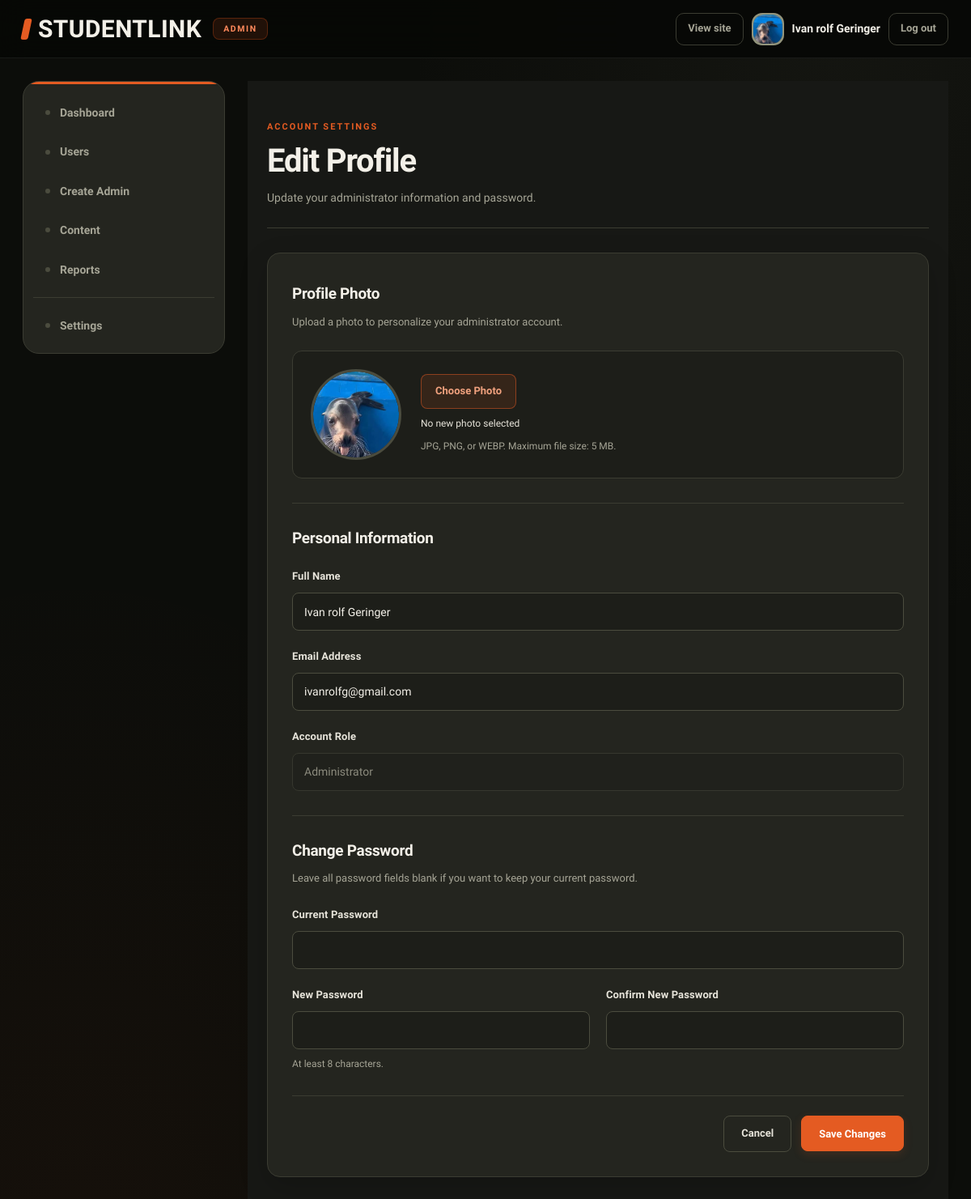
The app's page /admin/settings-edit.php (signed in) with its own data.
### tables this page shows
CREATE TABLE `users` (
  `id` int(10) UNSIGNED NOT NULL,
  `full_name` varchar(100) NOT NULL,
  `email` varchar(150) NOT NULL,
  `password_hash` varchar(255) DEFAULT NULL,
  `google_id` varchar(64) DEFAULT NULL,
  `course` varchar(50) DEFAULT NULL,
  `year_level` varchar(20) DEFAULT NULL,
  `about` text DEFAULT NULL,
  `skills` varchar(255) DEFAULT NULL,
  `photo_path` varchar(255) DEFAULT NULL,
  `role` enum('student','admin') NOT NULL DEFAULT 'student',
  `status` enum('Active','Suspended') NOT NULL DEFAULT 'Active',
  `created_at` timestamp NOT NULL DEFAULT current_timestamp()
);

### includes/functions.php (called while the page is built, shortened)
<?php
function e($v) {
    return htmlspecialchars((string)$v, ENT_QUOTES, 'UTF-8');
}

### admin/settings-edit.php (the view, shortened to what this page needs)
<?php
require_once __DIR__ . '/../db_connect.php';
require_once __DIR__ . '/../includes/functions.php';
$adminId = (int) $_SESSION['user_id'];
$stmt = $conn->prepare("
    SELECT id, full_name, email, password_hash, role, status, photo_path
    FROM users
    WHERE id = ?
    LIMIT 1
");
$stmt->bind_param("i", $adminId);
$stmt->execute();
$admin = $stmt->get_result()->fetch_assoc();
$name = $admin['full_name'];
$email = $admin['email'];
$currentPhoto = $admin['photo_path'] ?? '';
$photoUrl = '';
if (!empty($currentPhoto)) {
    $photoUrl = '../' . ltrim($currentPhoto, '/');
}
$initials = '';
$nameParts = preg_split(
    '/\s+/',
    trim($name),
    -1,
    PREG_SPLIT_NO_EMPTY
);
foreach (array_slice($nameParts, 0, 2) as $part) {
    $initials .= mb_strtoupper(mb_substr($part, 0, 1));
}
include __DIR__ . '/../includes/admin-header.php';
?>
<link rel="stylesheet" href="setting-edit.css">
<main class="admin-settings-edit-page">
    <header class="page-head">
        <div>
            <span class="settings-eyebrow">ACCOUNT SETTINGS</span>
            <h1>Edit Profile</h1>
            <p>Update your administrator information and password.</p>
        </div>
    </header>
    <form
        class="info edit"
        method="POST"
        action=""
        enctype="multipart/form-data"
        novalidate
    >
        <section class="edit-section photo-section">
            <h2>Profile Photo</h2>
            <p class="meta">
                Upload a photo to personalize your administrator account.
            </p>
            <div class="photo-upload-area">
                <div class="photo-preview" id="photoPreview">
                    <?php if ($photoUrl !== ''): ?>
                        <img
                            src="<?= e($photoUrl) ?>"
                            alt="Administrator profile photo"
                            id="profilePreviewImage"
                        >
                    <?php else: ?>
                        <span id="profileInitials">
                            <?= e($initials) ?>
                        </span>
                    <?php endif; ?>
                </div>
                <div class="photo-upload-details">
                    <label for="profile_photo" class="photo-upload-btn">
                        Choose Photo
                    </label>
                    <p class="photo-file-name" id="photoFileName">
                        No new photo selected
                    </p>
                    <small>
                        JPG, PNG, or WEBP. Maximum file size: 5 MB.
                    </small>
                </div>
            </div>
        </section>
        <section class="edit-section">
            <h2>Personal Information</h2>
            <div class="field">
                <label for="name">Full Name</label>
                <input
                    id="name"
                    name="name"
                    type="text"
                    value="<?= e($name) ?>"
                    maxlength="100"
                    required
                >
            </div>
            <div class="field">
                <label for="email">Email Address</label>
                <input
                    id="email"
                    name="email"
                    type="email"
                    value="<?= e($email) ?>"
                    maxlength="150"
                    required
                >
            </div>
            <div class="field">
                <label for="role">Account Role</label>
                <input
                    id="role"
                    type="text"
                    value="Administrator"
                    disabled
                >
            </div>
        </section>
        <section class="edit-section">
            <h2 id="password">Change Password</h2>
            <p class="meta">
                Leave all password fields blank if you want to keep your current password.
            </p>
            <div class="field">
                <label for="cp">Current Password</label>
                <input
                    id="cp"
                    name="current_password"
                    type="password"
                    autocomplete="current-password"
                >
            </div>
            <div class="row">
                <div class="field">
                    <label for="np">New Password</label>
                    <input
                        id="np"
                        name="new_password"
                        type="password"
                        minlength="8"
                        autocomplete="new-password"
                    >
                    <small>At least 8 characters.</small>
                </div>
                <div class="field">
                    <label for="cf">Confirm New Password</label>
                    <input
                        id="cf"
                        name="confirm_password"
                        type="password"
                        minlength="8"
                        autocomplete="new-password"
                    >
                </div>
            </div>
        </section>
        <div class="actions">
            <a class="btn btn-quiet" href="settings.php">
                Cancel
            </a>
            <button class="btn btn-primary" type="submit">
                Save Changes
            </button>
        </div>
    </form>
</main>
<?php include __DIR__ . '/../includes/admin-footer.php'; ?>

### includes/admin-header.php (style rules this page uses)
:root { --bg: #0c0d0a; --bg-soft: #11120f; --panel: #151611; --panel-hover: #1b1c16; --panel-light: #23241d; --panel-deep: #0f100c; --line: #292a22; --line-light: #393a2f; --stone: #f3f0e8; --text: #e8e5dc; --muted: #c0c0b2; --faint: #aaa99a; --orange: #d94f16; --orange-light: #ff895c; --orange-soft: rgba(217, 79, 22, 0.14); --olive: #85876d; --olive-light: #c9cbb0; --black: #070806; --white: #ffffff; --radius: 20px; --shadow: 0 14px 35px rgba(0, 0, 0, 0.4); --f-head: 'Big Shoulders Display', 'Arial Narrow', Impact, sans-serif; --f-body: 'Source Sans 3', system-ui, -apple-system, 'Segoe UI', sans-serif; }
*, *::before, *::after { box-sizing: border-box; }
html, body { background-color: #0c0d0a !important; }
body { margin: 0; min-height: 100vh; color: var(--text); background-image: radial-gradient(ellipse at 85% 0%, rgba(133, 135, 109, 0.07), transparent 36%), radial-gradient(ellipse at 8% 100%, rgba(217, 79, 22, 0.05), transparent 40%); background-repeat: no-repeat; background-attachment: fixed; font-family: var(--f-body); font-size: 16px; line-height: 1.6; color-scheme: dark; -webkit-font-smoothing: antialiased; }
a { text-decoration: none; }

### records on screen
users: photo_path (picture), name "Ivan rolf Geringer", email "ivanrolfg@gmail.com"

### other values on screen
$admin['name'] "Ivan rolf Geringer"
$label "Dashboard"
$label "Users"
$label "Create Admin"
$label "Content"
$label "Reports"
